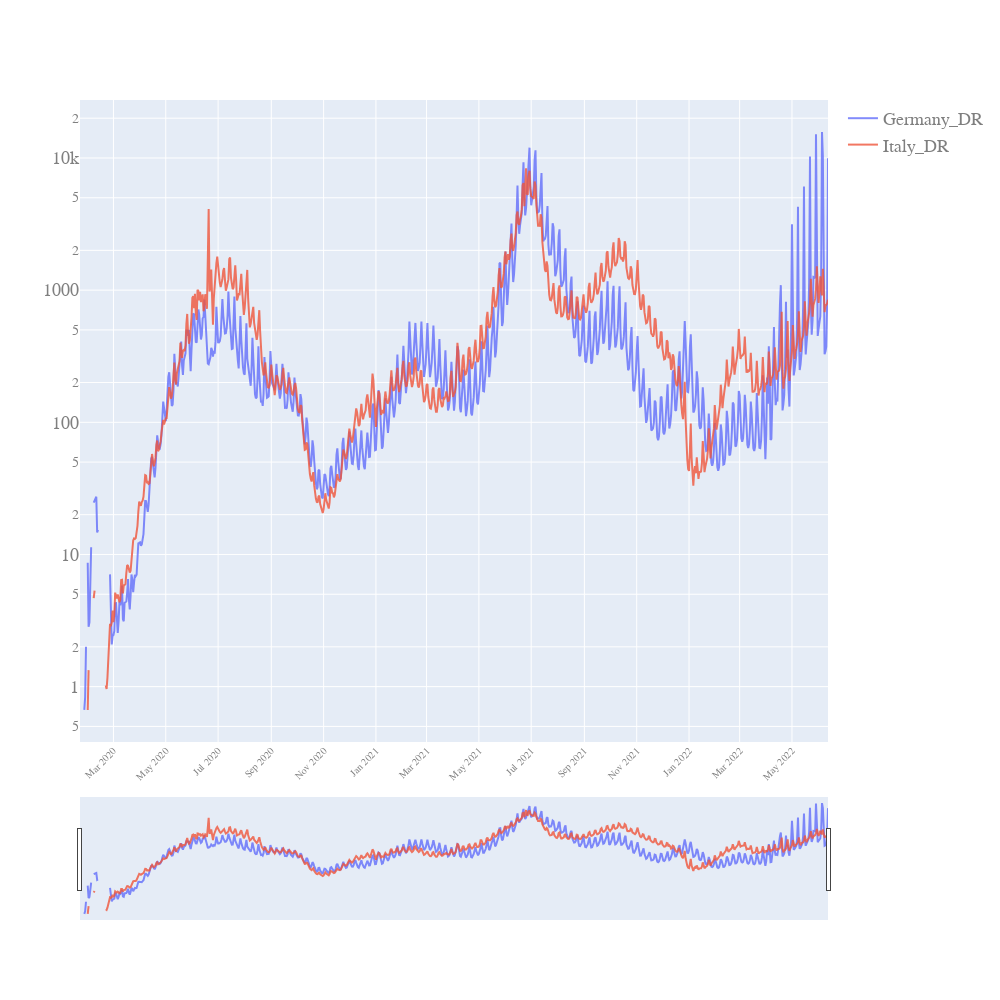

Here is the notebook cell this chart was saved with:
### Code cell
quick_plot(df_analyse.date,
           df_analyse.iloc[:,[6,7]],
           y_scale='log',
           slider=True)

### Figure 1 — Plotly figure (JSON) as saved in the notebook; plotly's stock layout.template omitted (floating-point values rounded to 4 significant figures; data arrays with more than 128 entries replaced by an {"elided": "..."} marker saying what was removed)
{"data": [{"name": "Germany_DR", "opacity": 0.8, "type": "scatter", "x": {"elided": "873 str values"}, "y": {"elided": "873 float values"}}, {"name": "Italy_DR", "opacity": 0.8, "type": "scatter", "x": {"elided": "873 str values"}, "y": {"elided": "873 float values"}}], "layout": {"autosize": true, "font": {"color": "#7f7f7f", "family": "PT Sans, monospace", "size": 18}, "height": 1000, "width": 1000, "xaxis": {"nticks": 20, "rangeslider": {"visible": true}, "tickangle": -45, "tickfont": {"color": "#7f7f7f", "size": 10}}, "yaxis": {"type": "log"}}}
